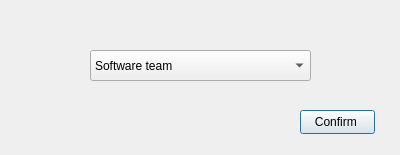
<?xml version="1.0" encoding="UTF-8"?>
<ui version="4.0">
 <class>AssignmentDialog</class>
 <widget class="QDialog" name="AssignmentDialog">
  <property name="geometry">
   <rect>
    <x>0</x>
    <y>0</y>
    <width>400</width>
    <height>155</height>
   </rect>
  </property>
  <property name="windowTitle">
   <string>Dialog</string>
  </property>
  <widget class="QComboBox" name="comboBox">
   <property name="geometry">
    <rect>
     <x>90</x>
     <y>50</y>
     <width>221</width>
     <height>31</height>
    </rect>
   </property>
   <item>
    <property name="text">
     <string>Software team </string>
    </property>
   </item>
   <item>
    <property name="text">
     <string>Hardware team</string>
    </property>
   </item>
   <item>
    <property name="text">
     <string>Vendor</string>
    </property>
   </item>
  </widget>
  <widget class="QPushButton" name="confirmButton">
   <property name="geometry">
    <rect>
     <x>300</x>
     <y>110</y>
     <width>75</width>
     <height>24</height>
    </rect>
   </property>
   <property name="text">
    <string>Confirm </string>
   </property>
  </widget>
 </widget>
 <resources/>
 <connections/>
</ui>
